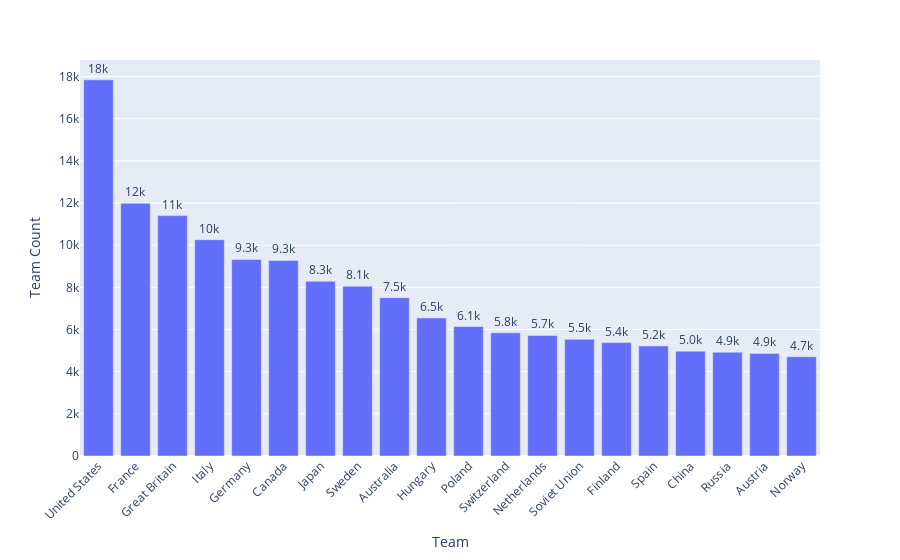

Write notebook code for a chart like this one.
### Code cell
plt.figure(figsize=(15, 10))

fig = px.bar(Team, y = 'Team Count', x = 'Team', text='Team Count')
fig.update_layout(uniformtext_minsize = 8, uniformtext_mode = 'hide', xaxis_tickangle=-45)
fig.show()

### Figure 1 — Plotly figure (JSON) as saved in the notebook; plotly's stock layout.template omitted (floating-point values rounded to 4 significant figures)
{"data": [{"alignmentgroup": "True", "hovertemplate": "Team=%{x}<br>Team Count=%{text}<extra></extra>", "legendgroup": "", "marker": {"color": "#636efa"}, "name": "", "offsetgroup": "", "orientation": "v", "showlegend": false, "text": [17847, 11988, 11404, 10260, 9326, 9279, 8289, 8052, 7513, 6547, 6143, 5844, 5718, 5535, 5379, 5224, 4975, 4922, 4866, 4708], "textposition": "outside", "texttemplate": "%{text:.2s}", "type": "bar", "x": ["United States", "France", "Great Britain", "Italy", "Germany", "Canada", "Japan", "Sweden", "Australia", "Hungary", "Poland", "Switzerland", "Netherlands", "Soviet Union", "Finland", "Spain", "China", "Russia", "Austria", "Norway"], "xaxis": "x", "y": [17847, 11988, 11404, 10260, 9326, 9279, 8289, 8052, 7513, 6547, 6143, 5844, 5718, 5535, 5379, 5224, 4975, 4922, 4866, 4708], "yaxis": "y"}], "layout": {"barmode": "relative", "legend": {"tracegroupgap": 0}, "margin": {"t": 60}, "uniformtext": {"minsize": 8, "mode": "hide"}, "xaxis": {"anchor": "y", "domain": [0, 1], "tickangle": -45, "title": {"text": "Team"}}, "yaxis": {"anchor": "x", "domain": [0, 1], "title": {"text": "Team Count"}}}}
